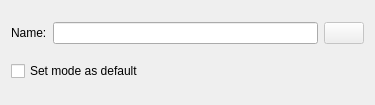
<?xml version="1.0" encoding="UTF-8"?>
<ui version="4.0">
 <class>ModeDialog</class>
 <widget class="QWidget" name="ModeDialog">
  <property name="geometry">
   <rect>
    <x>0</x>
    <y>0</y>
    <width>375</width>
    <height>105</height>
   </rect>
  </property>
  <property name="windowTitle">
   <string>New Mode</string>
  </property>
  <layout class="QVBoxLayout" name="verticalLayout">
   <item>
    <layout class="QHBoxLayout">
     <property name="margin">
      <number>0</number>
     </property>
     <item>
      <widget class="QLabel" name="textLabel5">
       <property name="text">
        <string comment="Name of the remote mode">Name:</string>
       </property>
      </widget>
     </item>
     <item>
      <widget class="KLineEdit" name="leName"/>
     </item>
     <item>
      <widget class="KIconButton" name="ibIcon">
       <property name="enabled">
        <bool>false</bool>
       </property>
       <property name="sizePolicy">
        <sizepolicy hsizetype="Maximum" vsizetype="Maximum">
         <horstretch>16</horstretch>
         <verstretch>16</verstretch>
        </sizepolicy>
       </property>
       <property name="baseSize">
        <size>
         <width>32</width>
         <height>32</height>
        </size>
       </property>
       <property name="text">
        <string/>
       </property>
       <property name="checkable">
        <bool>false</bool>
       </property>
       <property name="iconSize">
        <number>16</number>
       </property>
       <property name="strictIconSize">
        <bool>false</bool>
       </property>
      </widget>
     </item>
    </layout>
   </item>
   <item>
    <layout class="QHBoxLayout" name="horizontalLayout">
     <item>
      <widget class="QCheckBox" name="cbSetDefault">
       <property name="text">
        <string>Set mode as default</string>
       </property>
      </widget>
     </item>
    </layout>
   </item>
  </layout>
 </widget>
 <customwidgets>
  <customwidget>
   <class>KIconButton</class>
   <extends>QPushButton</extends>
   <header>kicondialog.h</header>
  </customwidget>
  <customwidget>
   <class>KLineEdit</class>
   <extends>QLineEdit</extends>
   <header>klineedit.h</header>
  </customwidget>
 </customwidgets>
 <resources/>
 <connections/>
</ui>
